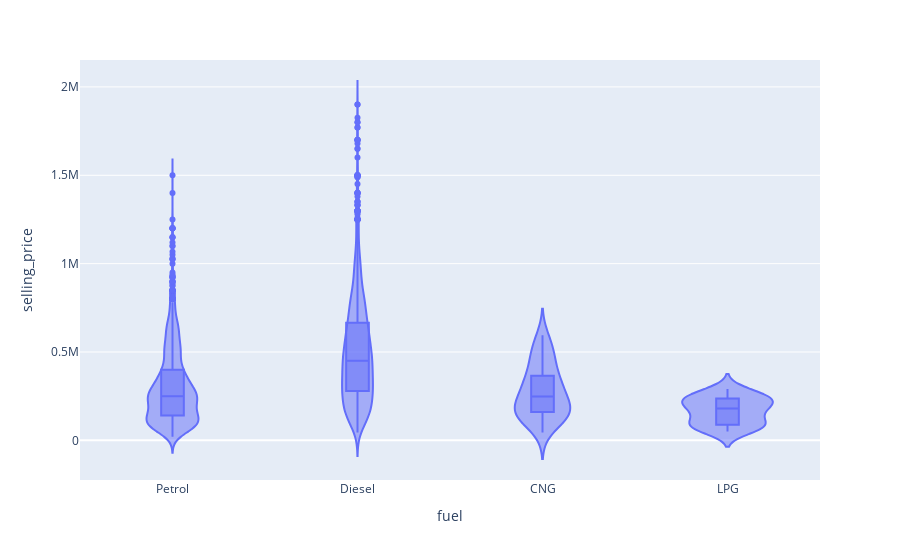

The notebook cell this image was saved under:
### Code cell
#стоимость машин на ручном управлении по двигателям, 0 - квартиль мин, 4 мах, 2 мед
box_fig = px.violin(data[data["transmission"]=="Manual"], x='fuel', y='selling_price', box=True)#points="all"
box_fig.show()

### Figure 1 — Plotly figure (JSON) as saved in the notebook; plotly's stock layout.template omitted (floating-point values rounded to 4 significant figures; data arrays with more than 128 entries replaced by an {"elided": "..."} marker saying what was removed)
{"data": [{"alignmentgroup": "True", "box": {"visible": true}, "hovertemplate": "fuel=%{x}<br>selling_price=%{y}<extra></extra>", "legendgroup": "", "marker": {"color": "#636efa"}, "name": "", "offsetgroup": "", "orientation": "v", "scalegroup": "True", "showlegend": false, "type": "violin", "x": {"elided": "3892 str values"}, "x0": " ", "xaxis": "x", "y": {"elided": "3892 int values"}, "y0": " ", "yaxis": "y"}], "layout": {"legend": {"tracegroupgap": 0}, "margin": {"t": 60}, "violinmode": "group", "xaxis": {"anchor": "y", "domain": [0, 1], "title": {"text": "fuel"}}, "yaxis": {"anchor": "x", "domain": [0, 1], "title": {"text": "selling_price"}}}}
